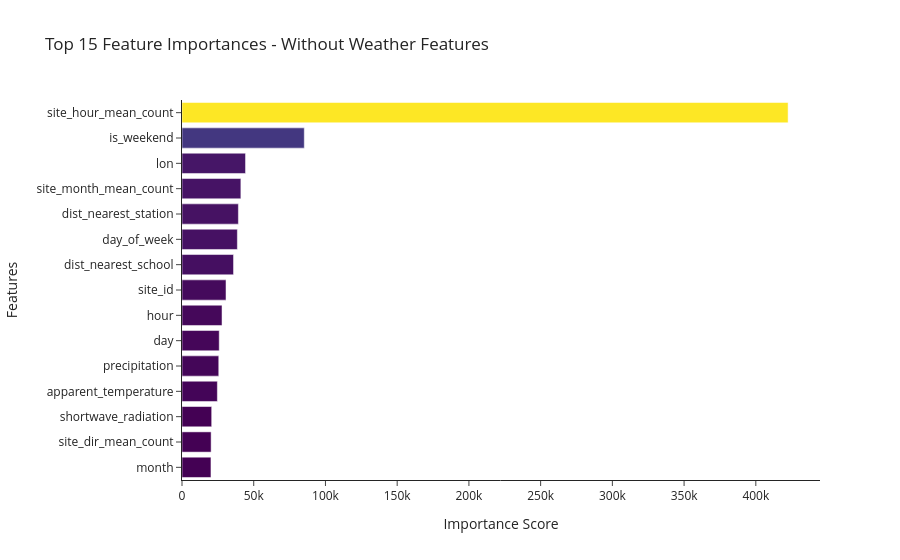

The notebook cell saved with this chart:
### Code cell
import plotly.express as px

gain = final_model.get_booster().get_score(importance_type="gain")
sorted_items = sorted(gain.items(), key=lambda x: x[1])[-15:]
feat = [item[0] for item in sorted_items]
vals = [item[1] for item in sorted_items]

fig = px.bar(
    x=vals,
    y=feat,
    orientation="h",
    color=vals,
    color_continuous_scale="Viridis",
    labels={"x": "Importance Score", "y": "Features", "color": "Gain"},
    title="Top 15 Feature Importances - Without Weather Features",
)

fig.update_layout(template="simple_white", coloraxis_showscale=False)
fig.update_yaxes(tickmode="linear")

fig.show()

### Figure 1 — Plotly figure (JSON) as saved in the notebook; plotly's stock layout.template omitted (floating-point values rounded to 4 significant figures)
{"data": [{"hovertemplate": "Importance Score=%{x}<br>Features=%{y}<br>Gain=%{marker.color}<extra></extra>", "legendgroup": "", "marker": {"color": [20190.0, 20300.0, 20690.0, 24660.0, 25620.0, 25950.0, 27890.0, 30680.0, 35920.0, 38590.0, 39300.0, 41040.0, 44290.0, 85240.0, 422500.0], "coloraxis": "coloraxis", "pattern": {"shape": ""}}, "name": "", "orientation": "h", "showlegend": false, "textposition": "auto", "type": "bar", "x": [20190.0, 20300.0, 20690.0, 24660.0, 25620.0, 25950.0, 27890.0, 30680.0, 35920.0, 38590.0, 39300.0, 41040.0, 44290.0, 85240.0, 422500.0], "xaxis": "x", "y": ["month", "site_dir_mean_count", "shortwave_radiation", "apparent_temperature", "precipitation", "day", "hour", "site_id", "dist_nearest_school", "day_of_week", "dist_nearest_station", "site_month_mean_count", "lon", "is_weekend", "site_hour_mean_count"], "yaxis": "y"}], "layout": {"barmode": "relative", "coloraxis": {"colorbar": {"title": {"text": "Gain"}}, "colorscale": [[0, "#440154"], [0.1111, "#482878"], [0.2222, "#3e4989"], [0.3333, "#31688e"], [0.4444, "#26828e"], [0.5556, "#1f9e89"], [0.6667, "#35b779"], [0.7778, "#6ece58"], [0.8889, "#b5de2b"], [1, "#fde725"]], "showscale": false}, "legend": {"tracegroupgap": 0}, "title": {"text": "Top 15 Feature Importances - Without Weather Features"}, "xaxis": {"anchor": "y", "domain": [0, 1], "title": {"text": "Importance Score"}}, "yaxis": {"anchor": "x", "domain": [0, 1], "tickmode": "linear", "title": {"text": "Features"}}}}
